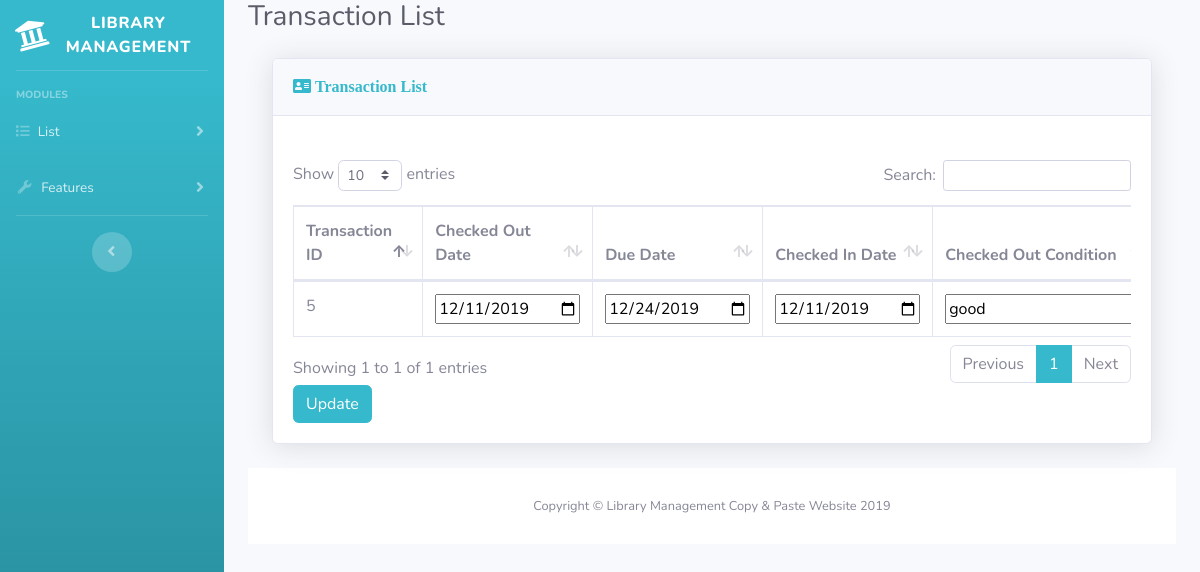
The app's page /edit_update_transaction.php?id_number=5 with its own data.
### tables this page shows
CREATE TABLE `Transactions` (
  `TransactionsID` int(11) NOT NULL AUTO_INCREMENT,
  `ContactsID` int(11) NOT NULL,
  `AssetsID` int(11) NOT NULL,
  `CheckedOutDate` varchar(10) NOT NULL,
  `DueDate` varchar(10) NOT NULL,
  `CheckedInDate` varchar(10) DEFAULT NULL,
  `CheckedOutCondition` varchar(7) NOT NULL,
  `CheckedInCondition` varchar(7) DEFAULT NULL,
  PRIMARY KEY (`TransactionsID`),
  KEY `fk_Transactions_Contacts_idx` (`ContactsID`),
  KEY `fk_Transactions_Assets1_idx` (`AssetsID`),
  CONSTRAINT `fk_Transactions_Assets1` FOREIGN KEY (`AssetsID`) REFERENCES `Assets` (`AssetsID`),
  CONSTRAINT `fk_Transactions_Contacts` FOREIGN KEY (`ContactsID`) REFERENCES `Contacts` (`ContactsID`)
);

### edit_update_transaction.php (the view, shortened to what this page needs)
<!DOCTYPE html>
<html lang="en">
<head>
    <link href="vendor/fontawesome-free/css/all.min.css" rel="stylesheet" type="text/css">
    <link href="css/sb-admin-2.min.css" rel="stylesheet">
    <link href="vendor/datatables/dataTables.bootstrap4.min.css" rel="stylesheet">
</head>
<body id="page-top">
<div id="wrapper">
    <ul class="navbar-nav bg-gradient-info sidebar sidebar-dark accordion" id="accordionSidebar">
        <a class="sidebar-brand d-flex align-items-center justify-content-center" href="index.php">
            <div class="sidebar-brand-icon rotate-n-15">
                <i class="fa fa-university" aria-hidden="true"></i>
            </div>
            <div class="sidebar-brand-text mx-3">Library Management</div>
        </a>
        <hr class="sidebar-divider">
        <div class="sidebar-heading">
            Modules
        </div>
        <li class="nav-item">
            <a class="nav-link collapsed" href="#" data-toggle="collapse" data-target="#collapseTwo"
               aria-expanded="true" aria-controls="collapseTwo">
                <i class="fa fa-list" aria-hidden="true"></i>
                <span>List</span>
            </a>
        </li>
        <li class="nav-item">
            <a class="nav-link collapsed" href="#" data-toggle="collapse" data-target="#collapseUtilities" aria-expanded="true" aria-controls="collapseUtilities">
                <i class="fas fa-fw fa-wrench"></i>
                <span>Features</span>
            </a>
        </li>
        <hr class="sidebar-divider d-none d-md-block">
        <div class="text-center d-none d-md-inline">
            <button class="rounded-circle border-0" id="sidebarToggle"></button>
        </div>
    </ul>
    <div id="content-wrapper" class="d-flex flex-column">
        <div id="content">
            <div class="container-fluid">
                <div class="d-sm-flex align-items-center justify-content-between mb-4">
                    <h1 class="h3 mb-0 text-gray-800">Transaction List</h1>
                </div>
                <div class="container-fluid">
                    <div class="card shadow mb-4">
                        <div class="card-header py-3">
                            <h6 class="fa fa-address-card m-0 font-weight-bold text-info"> Transaction List</h6>
                        </div>
                        <div class="container-fluid"><br>
                        </div>
                        <div class="card-body">
                            <form action="edit/update_transaction.php" method="post">
                                <div class="table-responsive">
                                    <?php
                                    include_once 'edit/db_connect.php';
                                    if (isset($_GET)) {
                                        $id = $_GET['id_number'];
                                    }
                                    $query = "SELECT * FROM";
                                    $query .= " library_db.Transactions ";
                                    $query .= "WHERE TransactionsID = $id";
                                    $result = mysqli_query($conn, $query);
                                    if (!$result) {
                                        $string = "<div class='alert alert-danger alert-dismissible fade show' role='alert'>
                                Query Failed!
                                <button type='button' class='close' data-dismiss='alert' aria-label='Close'>
                                <span aria-hidden='true'>&times;</span>
                                </button>
                                </div>";
                                        $_SESSION['updateTransaction'] = $string;
                                    } else {
                                        echo "<table class='table table-bordered' id='dataTable' width='100%' cellspacing='0'>";
                                        echo "<thead>";
                                        echo "<tr>";
                                        echo "<th>Transaction ID</th>";
                                        echo "<th>Checked Out Date</th>";
                                        echo "<th>Due Date</th>";
                                        echo "<th>Checked In Date</th>";
                                        echo "<th>Checked Out Condition</th>";
                                        echo "</tr>";
                                        echo "</thead>";
                                        echo "<tbody>";
                                        while ($row = mysqli_fetch_array($result)) {
                                            echo "<tr>";
                                            echo "<td><input type='hidden' name='id_number' value='" . $row['TransactionsID'] . "'>";echo $row['TransactionsID'];"</td>";
                                            echo "<td><input type='date' requried name='checkedOut' value='" . $row['CheckedOutDate'] . "'></td>";
                                            echo "<td><input type='date' requried name='dueDate' value='" . $row['DueDate'] . "'></td>";
                                            echo "<td><input type='date' requried name='checkedIn' value='" . $row['CheckedInDate'] . "'></td>";
                                            echo "<td><input type='text' requried name='checkedOutCondition' value='" . $row['CheckedOutCondition'] . "'></td>";
                                            echo "</tr>";
                                        }
                                        echo "</tbody>";
                                        echo "</table>";
                                        echo "<input type='submit' Value='Update' class='btn btn-info' name='updateEditTransaction'>";
                                    }
                                    ?>
                                </div>
                            </form>
                        </div>
                    </div>
                </div>
                <footer class="sticky-footer bg-white">
                    <div class="container my-auto">
                        <div class="copyright text-center my-auto">
                            <span>Copyright &copy; Library Management Copy & Paste Website 2019</span>
                        </div>
                    </div>
                </footer>
            </div>
        </div>
    </div>
</div>
</body>
</html>

### records on screen
transactions: TransactionsID "5", checkedOut "12/11/2019", dueDate "12/24/2019", checkedIn "12/11/2019", checkedOutCondition "good"
